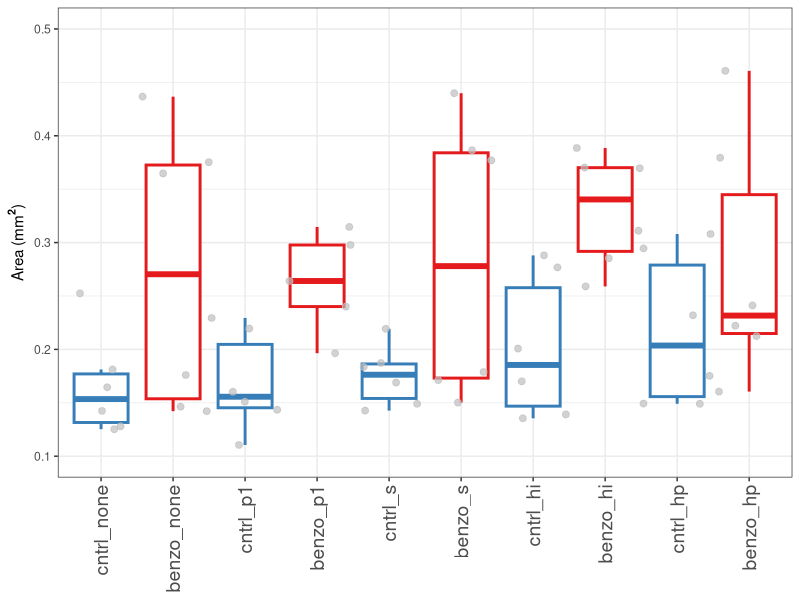
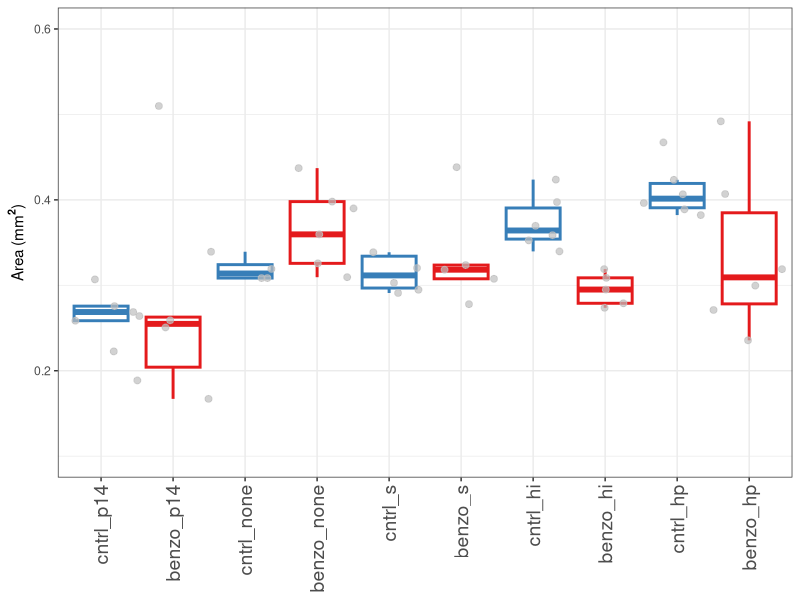
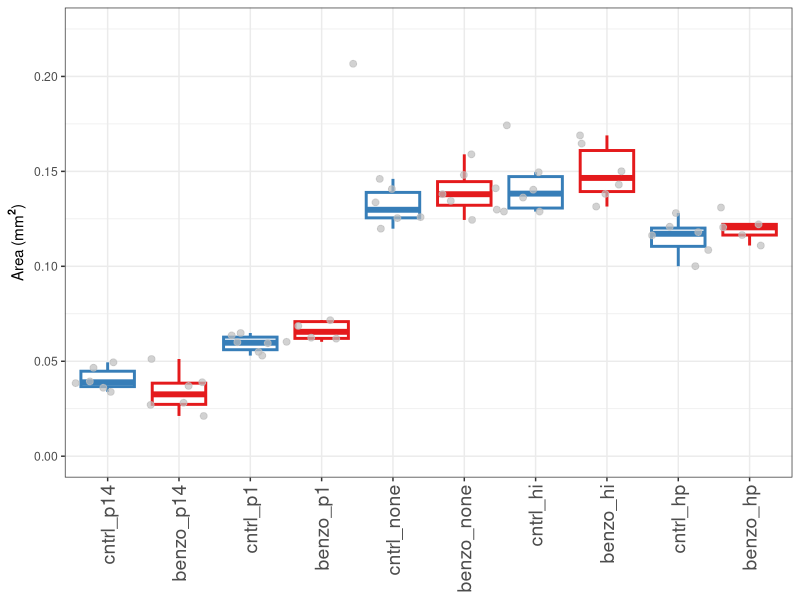
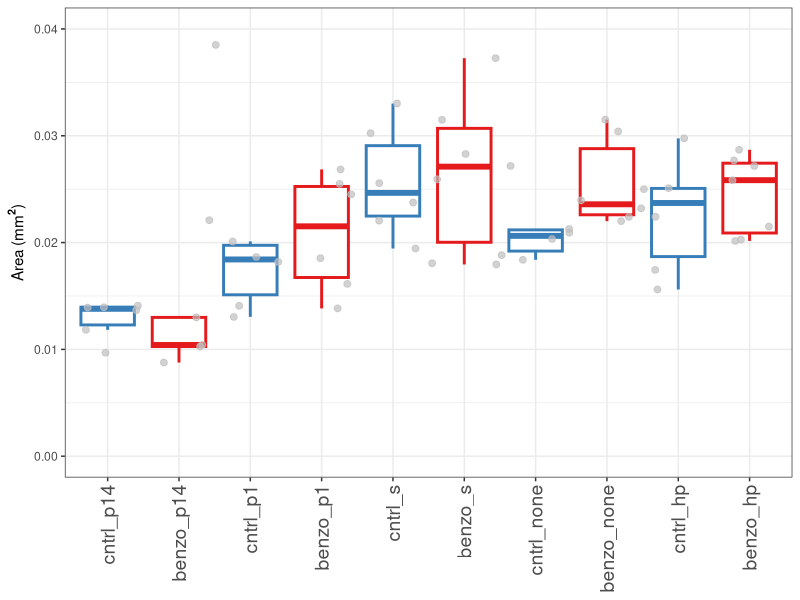
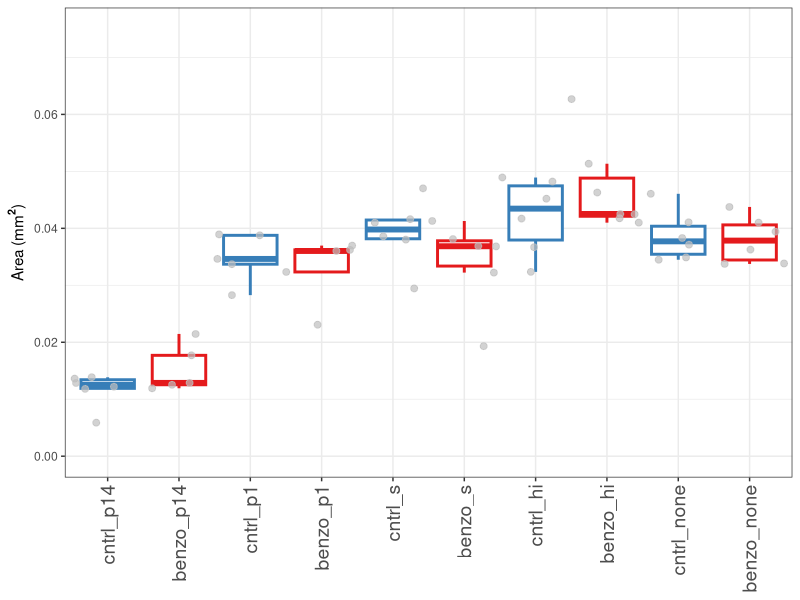
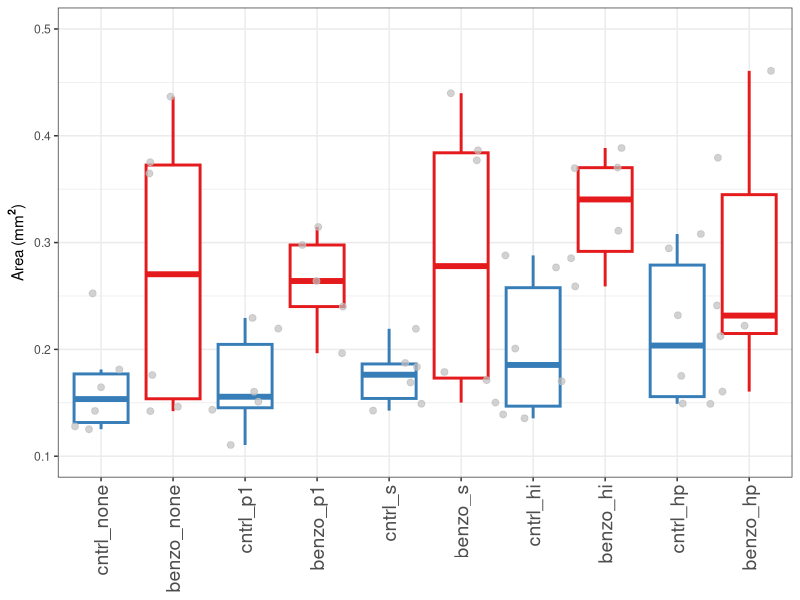
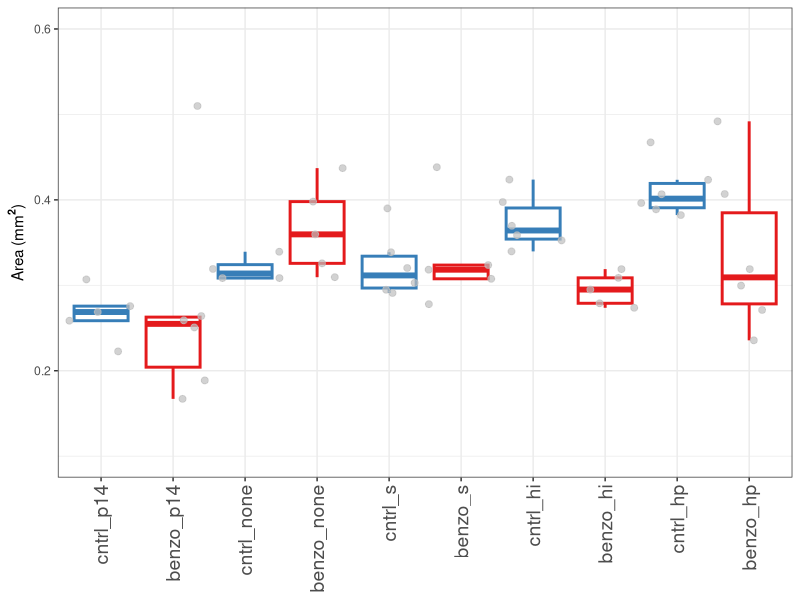
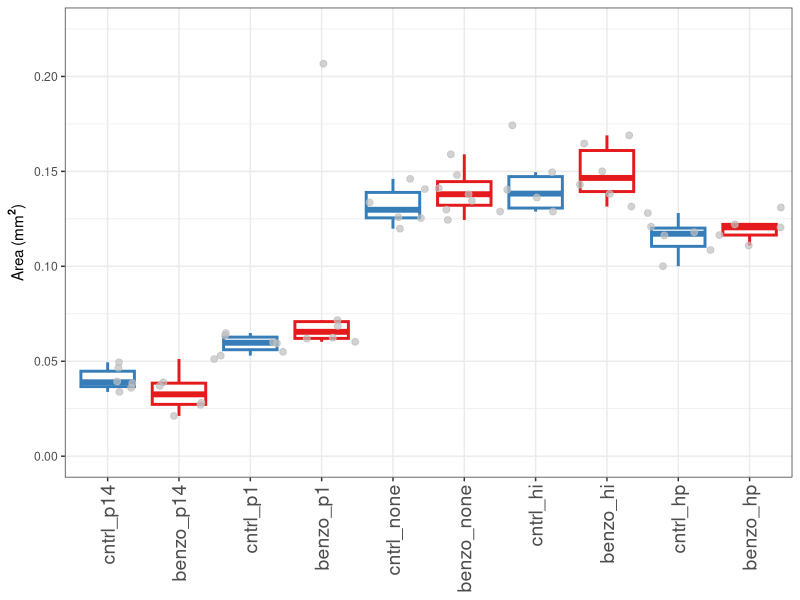

Recreate these plots in R, in order. (Note: this script raises an error after producing the figures.)
#-------------------------------------------------------
# Read in data extracted from images by CellProfiler
#-------------------------------------------------------

library(ggplot2)
library(reshape2)
library(dplyr)


#-------------------------------------------------------
# Read in data
#-------------------------------------------------------
colonyInfo = read.table('EditedObjects.csv',sep=',',header=T,row.names=NULL)
ci = select(colonyInfo,ImageNumber,ObjectNumber,Metadata_Media,Metadata_Left,Metadata_Right,AreaShape_Area,AreaShape_Center_X)
ci

#-------------------------------------------------------
# Helper functions
#-------------------------------------------------------

# Within an image, find the left (or right) colony 
keepLeftOrRight <- function(areadf,LoR)
{
  onlyLeftAreas = areadf[1,]
  for(i in unique(areadf$ImageNumber))
  {
    tmp = areadf[areadf$ImageNumber == i,]
    if(nrow(tmp) > 1)
    {
      tmp = arrange(tmp,AreaShape_Center_X)
      if(LoR == 'L')
      {
        onlyLeftAreas = rbind(onlyLeftAreas,tmp[1,])
      }
      else
      {
        onlyLeftAreas = rbind(onlyLeftAreas,tmp[2,])
      }
      
    }
    else
    {
      onlyLeftAreas = rbind(onlyLeftAreas,tmp)
    }    
  }
  onlyLeftAreas = onlyLeftAreas[-1,]
  return(onlyLeftAreas)
}

retrieveAreasForSpecies <- function(speciesName)
{
  areas_left = ci[ci$Metadata_Left == speciesName,]
  areas_left = keepLeftOrRight(areas_left,'L')
  areas_left = mutate(areas_left, description = paste0(Metadata_Media,'_',Metadata_Right))
  areas_left = mutate(areas_left, paired_species = Metadata_Right)
    
  areas_right = ci[ci$Metadata_Right == speciesName,]
  areas_right = keepLeftOrRight(areas_right,'R')
  areas_right = mutate(areas_right,description = paste0(Metadata_Media,'_',Metadata_Left))
  areas_right = mutate(areas_right, paired_species = Metadata_Left)
  
  areas = rbind(areas_left,areas_right)
  return(areas)
}

#-------------------------------------------------------
# Bar plots
#-------------------------------------------------------
## Get areas for standards
std_areas = retrieveAreasForSpecies('standard')
std_areas = select(std_areas,description,AreaShape_Area,Metadata_Media)
std_area = mean(std_areas$AreaShape_Area)
sqcm = .0625 # the standard area is 0.254cm * 0.254cm = 6.4516 sq. mm


species = c("p14","p1","s","hi","hp")
species_labels = c("P. aeruginosa PA14","P. aeruginosa PA01","S. aureus","H. influenzae","H. parainfluenzae")
yL = c(0.1,0.1,0,0,0)
yU = c(0.5,0.6,0.225,0.04,0.075)

for( i in 1:length(species))
{
  ## Get areas for species i and plot
  areas = retrieveAreasForSpecies(species[i])
  areas = select(areas,description,AreaShape_Area,Metadata_Media)
  areas$AreaShape_Area = areas$AreaShape_Area * sqcm / std_area
  
  levelsList = c(ordered=TRUE)
  for(j in 1:length(species))
  {
    if(i != j)
    {
      levelsList = c(levelsList,paste0("cntrl_",species[j]),paste0("benzo_",species[j]))
    }
    else
    {
      levelsList = c(levelsList,"cntrl_none","benzo_none")
    }
  }
  areas$description = factor(areas$description,levels=levelsList)
  
  # Plot
  p = ggplot(areas, aes(x=factor(description), y=AreaShape_Area)) + 
    geom_boxplot(outlier.size=-1,size=1,aes(color=Metadata_Media)) + 
    scale_colour_brewer(palette = "Set1") +
    geom_jitter(color='grey',alpha=0.7,size=2, width = 0.5) +
    ylim(yL[i],yU[i]) +
    ylab(expression(paste("Area (mm"^bold("2"),")"))) +
    theme_bw() +
    theme(axis.text.x = element_text(angle = 90,vjust=0.5,hjust=1,size=14), axis.title.x = element_blank(),legend.position="none")
  print(p)
  
  ggsave(paste0("../Figures/",species_labels[i],".jpg"),width=8,height=2.5)
}


#-------------------------------------------------------
# Heat maps
#-------------------------------------------------------
library(pheatmap)
library(RColorBrewer)

# Fold change for heatmap for colony area fold change in control media 
# (fold change of column species grown next to row species relative to growth alone)
fold_change_control = matrix(data=NA,nrow=length(species),ncol=length(species))
colnames(fold_change_control) = species
row.names(fold_change_control) = species

p_values_control = matrix(data=NA,nrow=length(species),ncol=length(species))

for(i in "p1")
{
  speciesi_areas = retrieveAreasForSpecies(i)
  speciesi_areas = select(speciesi_areas,description,AreaShape_Area,Metadata_Media,paired_species)
  speciesi_areas$AreaShape_Area = speciesi_areas$AreaShape_Area * sqcm / std_area
  
  for(j in "hi")
  {
    if(i != j)
    {
      speciesi_none_cntrls = speciesi_areas[speciesi_areas$paired_species=='none' & speciesi_areas$Metadata_Media=='cntrl',]$AreaShape_Area
      speciesi_none_cntrl = mean(speciesi_none_cntrls)
      speciesi_paired_cntrls = speciesi_areas[speciesi_areas$paired_species==j & speciesi_areas$Metadata_Media=='cntrl',]$AreaShape_Area
      speciesi_paired_cntrl = mean(speciesi_paired_cntrls)
      p = wilcox.test(speciesi_none_cntrls,speciesi_paired_cntrls,alternative="two.sided")

      fold_change_control[row.names(fold_change_control) == j, colnames(fold_change_control) == i] = speciesi_paired_cntrl/speciesi_none_cntrl
      p_values_control[row.names(fold_change_control) == j, colnames(fold_change_control) == i] = p$p.value
    }
  }
}

adjustedPs = p.adjust(p_values_control, method = "fdr")
p_values_control_ajstd = matrix(adjustedPs,nrow=length(species),ncol=length(species))
colnames(p_values_control_ajstd) = species
row.names(p_values_control_ajstd) = species
write.table(p_values_control_ajstd, file="p_values_control_ajstd.txt", quote = FALSE, sep="\t")

#create the breaks
bk2 = unique(c(seq(min(fold_change_control, na.rm = TRUE), 0.99, length=9), 1, seq(1.01, max(fold_change_control, na.rm = TRUE), length=10)))

#set different color vectors for each interval
col1 = colorRampPalette(c("blue", 'white'))(9) #set the order of greys
col2 <- rep("white", 1)
col3 = colorRampPalette(c("white", "red"))(9)
colors2 <- c(col1, col2, col3)


#draw heatmap
fontsize = 12

hm.parameters <- list(fold_change_control, 
                      breaks=bk2,
                      color = colors2,
                      cellwidth = 20, cellheight = 20, scale = "none",
                      treeheight_row = 0,
                      treeheight_col = 0,
                      fontsize = fontsize, fontsize_row = fontsize,
                      fontsize_col = fontsize,
                      kmeans_k = NA,
                      Rowv=FALSE,na.rm=F, na.color="black",  Colv=FALSE, 
                      show_rownames = T, show_colnames = T,
                      main = NA,
                      cluster_rows = FALSE, cluster_cols = FALSE,
                      filename = "../Figures/fold_change_control_heat_map.png")

# To draw the heat map on screen 
do.call("pheatmap", hm.parameters)



# Fold change for heatmap for colony area fold change in benzo media 
# (fold change of column species grown next to row species relative to growth alone)
fold_change_benzo = matrix(data=NA,nrow=length(species),ncol=length(species))
colnames(fold_change_benzo) = species
row.names(fold_change_benzo) = species

p_values_benzo = matrix(data=NA,nrow=length(species),ncol=length(species))

for(i in species)
{
  speciesi_areas = retrieveAreasForSpecies(i)
  speciesi_areas = select(speciesi_areas,description,AreaShape_Area,Metadata_Media,paired_species)
  speciesi_areas$AreaShape_Area = speciesi_areas$AreaShape_Area * sqcm / std_area
  
  for(j in species)
  {
    if(i != j)
    {
      speciesi_none_benzos = speciesi_areas[speciesi_areas$paired_species=='none' & speciesi_areas$Metadata_Media=='benzo',]$AreaShape_Area
      speciesi_none_benzo = mean(speciesi_none_benzos)
      speciesi_paired_benzos = speciesi_areas[speciesi_areas$paired_species==j & speciesi_areas$Metadata_Media=='benzo',]$AreaShape_Area
      speciesi_paired_benzo = mean(speciesi_paired_benzos)
      p = wilcox.test(speciesi_none_benzos,speciesi_paired_benzos,alternative="two.sided")
      
      fold_change_benzo[row.names(fold_change_benzo) == j, colnames(fold_change_benzo) == i] = speciesi_paired_benzo/speciesi_none_benzo
      p_values_benzo[row.names(fold_change_benzo) == j, colnames(fold_change_benzo) == i] = p$p.value
    }
  }
}

adjustedPs = p.adjust(p_values_benzo, method = "fdr")
p_values_benzo_ajstd = matrix(adjustedPs,nrow=length(species),ncol=length(species))
colnames(p_values_benzo_ajstd) = species
row.names(p_values_benzo_ajstd) = species
write.table(p_values_benzo_ajstd, file="p_values_benzo_ajstd.txt", quote = FALSE, sep="\t")

#create the breaks
bk2 = unique(c(seq(min(fold_change_benzo, na.rm = TRUE), 0.99, length=9), 1, seq(1.01, max(fold_change_benzo, na.rm = TRUE), length=10)))

#draw heatmap
fontsize = 12

hm.parameters <- list(fold_change_benzo, 
                      breaks = bk2,
                      color = colors2,
                      cellwidth = 20, cellheight = 20, scale = "none",
                      fontsize = fontsize, fontsize_row = fontsize,
                      fontsize_col = fontsize,
                      kmeans_k = NA, 
                      show_rownames = T, show_colnames = T,
                      cluster_rows = FALSE, cluster_cols = FALSE,
                      filename = "../Figures/fold_change_benzo_heat_map.png")

# To draw the heat map on screen 
do.call("pheatmap", hm.parameters)


#heatmap of control vs benzo
fold_change = matrix(data=NA,nrow=5,ncol=5)
colnames(fold_change) = species
row.names(fold_change) = species

fold_change = fold_change_benzo-fold_change_control

#create the breaks
bk2 = unique(c(seq(min(fold_change, na.rm = TRUE), -0.001, length=9), 0, seq(0.001, max(fold_change, na.rm = TRUE), length=9)))

#draw heatmap
fontsize = 12

hm.parameters <- list(fold_change, 
                      breaks = bk2,
                      color = colors2,
                      cellwidth = 20, cellheight = 20, scale = "none",
                      fontsize = fontsize, fontsize_row = fontsize,
                      fontsize_col = fontsize,
                      kmeans_k = NA,
                      show_rownames = T, show_colnames = T,
                      clustering_method = "average",
                      cluster_rows = FALSE, cluster_cols = FALSE,
                      filename = "../Figures/fold_change_difference_heat_map.tiff")

# To draw the heat map on screen 
do.call("pheatmap", hm.parameters)


